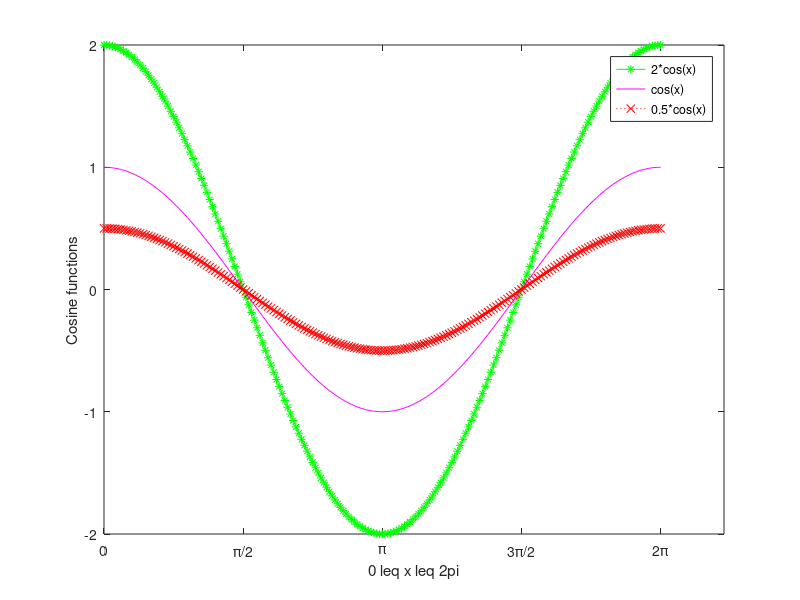

MATLAB code to generate this figure:
x = 0:pi/100:2*pi;
y1 = 2*cos(x);
y2 = cos(x);
y3 = 0.5*cos(x);
plot(x,y1,'g-*',x,y2,'m-',x,y3,'r:x')
xlabel("0 \leq x \leq 2\pi");
xticks([0  pi/2 pi 3*pi/2 2*pi])
xticklabels({'0','\pi/2','\pi','3\pi/2','2\pi'})
ylabel("Cosine functions");
legend("2*cos(x)","cos(x)","0.5*cos(x)");
